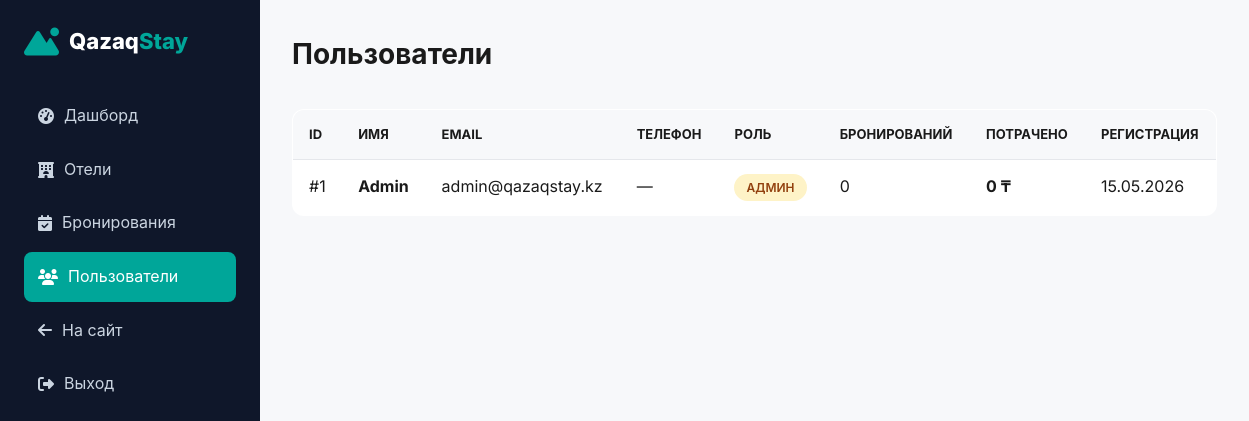
The page /admin/users.php (signed in) on the database its author committed.
### tables this page shows
CREATE TABLE IF NOT EXISTS users (
    id INT AUTO_INCREMENT PRIMARY KEY,
    name VARCHAR(100) NOT NULL,
    email VARCHAR(150) NOT NULL UNIQUE,
    phone VARCHAR(20),
    password VARCHAR(255) NOT NULL,
    role ENUM('user', 'admin') DEFAULT 'user',
    avatar VARCHAR(255) DEFAULT NULL,
    created_at TIMESTAMP DEFAULT CURRENT_TIMESTAMP
);

### db.php (called while the page is built, shortened)
<?php
function e($string) {
    return htmlspecialchars($string ?? '', ENT_QUOTES, 'UTF-8');
}
?>

### admin/users.php (the view, shortened to what this page needs)
<?php
require_once '../db.php';
$users = $pdo->query("
    SELECT u.*, COUNT(b.id) AS bookings_count, COALESCE(SUM(b.total_price), 0) AS total_spent
    FROM users u
    LEFT JOIN bookings b ON u.id = b.user_id AND b.status != 'cancelled'
    GROUP BY u.id
    ORDER BY u.created_at DESC
")->fetchAll();
?>
<!DOCTYPE html>
<html lang="ru">
<head>
    <link rel="stylesheet" href="../style.css">
    <link rel="stylesheet" href="https://cdnjs.cloudflare.com/ajax/libs/font-awesome/6.4.0/css/all.min.css">
</head>
<body>
<div class="admin-layout">
    <aside class="admin-sidebar">
        <a href="../index.php" class="logo">
            <i class="fas fa-mountain-sun"></i>
            <span>Qazaq<span class="logo-accent">Stay</span></span>
        </a>
        <nav class="admin-nav">
            <a href="index.php"><i class="fas fa-gauge-high"></i> Дашборд</a>
            <a href="hotels.php"><i class="fas fa-hotel"></i> Отели</a>
            <a href="bookings.php"><i class="fas fa-calendar-check"></i> Бронирования</a>
            <a href="users.php" class="active"><i class="fas fa-users"></i> Пользователи</a>
            <a href="../index.php"><i class="fas fa-arrow-left"></i> На сайт</a>
            <a href="../logout.php"><i class="fas fa-right-from-bracket"></i> Выход</a>
        </nav>
    </aside>
    <main class="admin-content">
        <h1 style="font-size:28px;margin-bottom:32px;">Пользователи</h1>
        <div style="overflow-x:auto;">
            <table class="admin-table">
                <thead>
                    <tr>
                        <th>ID</th>
                        <th>Имя</th>
                        <th>Email</th>
                        <th>Телефон</th>
                        <th>Роль</th>
                        <th>Бронирований</th>
                        <th>Потрачено</th>
                        <th>Регистрация</th>
                    </tr>
                </thead>
                <tbody>
                    <?php foreach ($users as $u): ?>
                        <tr>
                            <td>#<?= $u['id'] ?></td>
                            <td><strong><?= e($u['name']) ?></strong></td>
                            <td><?= e($u['email']) ?></td>
                            <td><?= e($u['phone']) ?: '—' ?></td>
                            <td>
                                <span class="status-badge" style="background:<?= $u['role']==='admin'?'#fef3c7':'#dbeafe' ?>;color:<?= $u['role']==='admin'?'#92400e':'#1e40af' ?>">
                                    <?= $u['role'] === 'admin' ? 'Админ' : 'Юзер' ?>
                                </span>
                            </td>
                            <td><?= $u['bookings_count'] ?></td>
                            <td><strong><?= number_format($u['total_spent'], 0, '', ' ') ?> ₸</strong></td>
                            <td><?= date('d.m.Y', strtotime($u['created_at'])) ?></td>
                        </tr>
                    <?php endforeach; ?>
                </tbody>
            </table>
        </div>
    </main>
</div>
</body>
</html>

### style.css (style rules this page uses)
:root { --primary: #00a699; --primary-dark: #008b80; --primary-light: #e8f7f6; --accent: #ff5a5f; --accent-hover: #e04a4f; --bg: #ffffff; --bg-alt: #f7f8fa; --bg-card: #ffffff; --bg-hover: #f0f2f5; --text: #1a1a1a; --text-light: #6b7280; --text-muted: #9ca3af; --border: #e5e7eb; --shadow-sm: 0 2px 8px rgba(0, 0, 0, 0.04); --shadow-md: 0 4px 20px rgba(0, 0, 0, 0.08); --shadow-lg: 0 10px 40px rgba(0, 0, 0, 0.12); --radius-sm: 8px; --radius-md: 12px; --radius-lg: 20px; --transition: all 0.3s cubic-bezier(0.4, 0, 0.2, 1); }
* { margin: 0; padding: 0; box-sizing: border-box; }
html { scroll-behavior: smooth; }
body { font-family: 'Inter', -apple-system, BlinkMacSystemFont, sans-serif; background-color: var(--bg); color: var(--text); line-height: 1.6; transition: background-color 0.3s, color 0.3s; overflow-x: hidden; }
a { text-decoration: none; color: inherit; }
.logo { display: flex; align-items: center; gap: 10px; font-size: 22px; font-weight: 800; color: var(--text); transition: var(--transition); }
.logo i { color: var(--primary); font-size: 28px; }
.logo-accent { color: var(--primary); }
.status-badge { display: inline-block; padding: 4px 12px; border-radius: 50px; font-size: 12px; font-weight: 600; text-transform: uppercase; }
.admin-layout { display: grid; grid-template-columns: 260px 1fr; min-height: 100vh; }
.admin-sidebar { background: #0f172a; color: white; padding: 24px; }
.admin-sidebar .logo { color: white; margin-bottom: 32px; }
.admin-nav a { display: flex; align-items: center; gap: 10px; padding: 12px 14px; border-radius: var(--radius-sm); color: #cbd5e1; margin-bottom: 4px; transition: var(--transition); }
.admin-nav a:hover, .admin-nav a.active { background: var(--primary); color: white; }
.admin-content { padding: 32px; background: var(--bg-alt); }
.admin-table { width: 100%; background: var(--bg-card); border-radius: var(--radius-md); overflow: hidden; border-collapse: collapse; border: 1px solid var(--border); }
.admin-table th, .admin-table td { padding: 14px 16px; text-align: left; border-bottom: 1px solid var(--border); }
.admin-table th { background: var(--bg-alt); font-weight: 700; color: var(--text); font-size: 13px; text-transform: uppercase; }
.admin-table tr:last-child td { border-bottom: none; }

### rows shown on the page
users: id "1", name "Admin", email "admin@qazaqstay.kz", phone "—", role "АДМИН", bookings_count "0", total_spent "0", created_at "15.05.2026"
